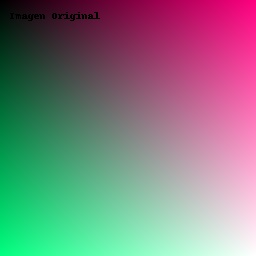
#> input picture original.jpg, 256 x 256 px
$ jupyter execute DCT.ipynb
#> lines starting #> are read from the running program, lines starting #| are printed output that depends on the picture
<a href="https://colab.research.google.com/github/AlvA-AlvA-01/compresion_jpg/blob/main/DCT.ipynb" target="_parent"></a>

[cell 1]
# === 1. Importamos las librerías necesarias ===
import numpy as np
import matplotlib.pyplot as plt
from PIL import Image
from scipy.fftpack import dct, idct

# === 2. Funciones para aplicar DCT e IDCT bidimensional ===
# La DCT bidimensional se aplica por filas y luego por columnas
def dct2(block):
    return dct(dct(block.T, norm='ortho').T, norm='ortho')

# La IDCT bidimensional reconstruye la imagen a partir de los coeficientes
def idct2(block):
    return idct(idct(block.T, norm='ortho').T, norm='ortho')

# === 3. Cargar la imagen original y convertirla a espacio YCbCr ===
# Este espacio separa la luminancia (Y) del color (Cb y Cr)
imagen = Image.open('original.jpg').convert('YCbCr')
#> imagen: PIL image 256x256 YCbCr; mean of channels 0, 1, 2 126.8, 127.5, 127.5
y, cb, cr = imagen.split()  # Extraemos cada componente
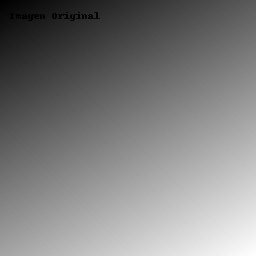
#> y: PIL image 256x256 L; min 0, max 255, mean 126.8
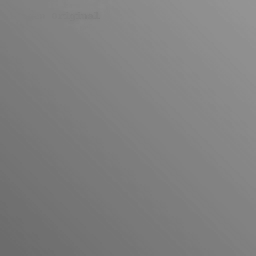
#> cb: PIL image 256x256 L; min 108, max 148, mean 127.5
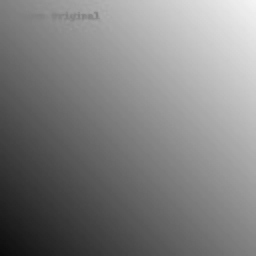
#> cr: PIL image 256x256 L; min 11, max 244, mean 127.5

# Convertimos el canal Y a un arreglo NumPy de tipo float
Y = np.array(y, dtype=float)

# === 4. Aplicar la DCT al canal Y ===
Y_dct = dct2(Y)
#> in dct2, `return dct(dct(block.T, norm='ortho').T, norm='ortho')`:
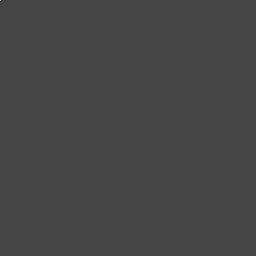
#> returned value: shape (256, 256) float64; min -12134.5, max 32469.4, mean 0.1; drawn with min black and max white

# === 5. Comprimir: truncar (eliminar) coeficientes de alta frecuencia ===
# Creamos una copia de los coeficientes
Y_dct_trunc = np.copy(Y_dct)

# Definimos cuántos coeficientes conservar: por ejemplo, el 50% superior izquierdo
rows, cols = Y_dct.shape
#> rows = 256; cols = 256
threshold_row = int(rows * 0.5)
#> threshold_row = 128
threshold_col = int(cols * 0.5)
#> threshold_col = 128

# Ponemos en cero las zonas de baja prioridad (alta frecuencia)
Y_dct_trunc[threshold_row:, :] = 0
Y_dct_trunc[:, threshold_col:] = 0

# === 6. Reconstruir la imagen con la IDCT ===
Y_recon = idct2(Y_dct_trunc)

# Aseguramos que los valores estén en el rango 0-255 para visualización
Y_recon = np.clip(Y_recon, 0, 255).astype(np.uint8)

# === 7. Mostrar resultados ===
# Mostramos la imagen original y la reconstruida (sólo luminancia Y)
plt.figure(figsize=(10, 5))

plt.subplot(1, 2, 1)
plt.imshow(Y, cmap='gray')
plt.title('Canal Y original')
plt.axis('off')

plt.subplot(1, 2, 2)
plt.imshow(Y_recon, cmap='gray')
plt.title('Canal Y comprimido (DCT truncada)')
plt.axis('off')

plt.suptitle('Compresión de imagen usando DCT en el canal Y', fontsize=14)
plt.tight_layout()
plt.show()

[cell 2]
import numpy as np
import matplotlib.pyplot as plt
from PIL import Image
from scipy.fftpack import dct, idct

# === Funciones auxiliares para DCT 2D e IDCT 2D ===
def dct2(block):
    return dct(dct(block.T, norm='ortho').T, norm='ortho')

def idct2(block):
    return idct(idct(block.T, norm='ortho').T, norm='ortho')

# === Paso 1: Cargar imagen y convertir a YCbCr ===
imagen = Image.open("original.jpg").convert('YCbCr')
y, cb, cr = imagen.split()

# Convertimos a matrices NumPy
Y = np.array(y, dtype=float)
Cb = np.array(cb)
Cr = np.array(cr)

# === Paso 2: Aplicar DCT solo al canal Y ===
Y_dct = dct2(Y)

# === Paso 3: Truncar los coeficientes de alta frecuencia ===
Y_dct_trunc = np.copy(Y_dct)
rows, cols = Y_dct.shape

# Retenemos solo el 50% superior izquierdo
thresh_row = int(rows * 0.5)
#> thresh_row = 128
thresh_col = int(cols * 0.5)
#> thresh_col = 128
Y_dct_trunc[thresh_row:, :] = 0
Y_dct_trunc[:, thresh_col:] = 0

# === Paso 4: Reconstruir el canal Y ===
Y_recon = idct2(Y_dct_trunc)
Y_recon = np.clip(Y_recon, 0, 255).astype(np.uint8)

# === Paso 5: Combinar Y comprimido con Cb y Cr originales ===
# Creamos nueva imagen en YCbCr
ycbcr_recon = Image.merge("YCbCr", (
    Image.fromarray(Y_recon),
    Image.fromarray(Cb),
    Image.fromarray(Cr)
))
#> ycbcr_recon: PIL image 256x256 YCbCr; mean of channels 0, 1, 2 126.3, 127.5, 127.5

# Convertimos a RGB para visualización
rgb_recon = ycbcr_recon.convert("RGB")

# === Paso 6: Mostrar imágenes ===
plt.figure(figsize=(10, 5))

# Imagen original
plt.subplot(1, 2, 1)
plt.imshow(Image.open("original.jpg"))
plt.title("Imagen original")
plt.axis('off')

# Imagen comprimida
plt.subplot(1, 2, 2)
plt.imshow(rgb_recon)
plt.title("Imagen comprimida (DCT canal Y)")
plt.axis('off')

plt.suptitle("Reconstrucción de imagen completa con DCT (canal Y)", fontsize=14)
plt.tight_layout()
plt.show()

[cell 3]
import numpy as np
import matplotlib.pyplot as plt
from PIL import Image
from scipy.fftpack import dct, idct

# --- Funciones auxiliares para DCT 2D por bloques ---
def dct2(block):
    return dct(dct(block.T, norm='ortho').T, norm='ortho')

def idct2(block):
    return idct(idct(block.T, norm='ortho').T, norm='ortho')

# --- Función para procesar imagen por bloques ---
def procesar_por_bloques(im, funcion, bloque=8):
#> called with bloque = 8
    h, w = im.shape
#> h = 256; w = 256
    salida = np.zeros_like(im)
    for i in range(0, h, bloque):
        for j in range(0, w, bloque):
            sub = im[i:i+bloque, j:j+bloque]
            salida[i:i+bloque, j:j+bloque] = funcion(sub)
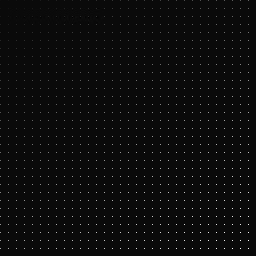
#> salida: shape (256, 256) float64; min -88.32, max 2009.5, mean 15.5; drawn with min black and max white
    return salida

# --- Paso 1: Cargar y convertir imagen ---
imagen = Image.open("original.jpg").convert("YCbCr")
Y, Cb, Cr = imagen.split()

# Convertimos a numpy arrays
Y = np.array(Y, dtype=float)
Cb = np.array(Cb)
Cr = np.array(Cr)

# --- Paso 2: Aplicar DCT por bloques al canal Y ---
Y_dct = procesar_por_bloques(Y, dct2)

# --- Paso 3: Truncar los coeficientes altos (como compresión) ---
def truncar_bloque(block, keep=4):
    bloque_trunc = np.zeros_like(block)
    for i in range(keep):
        for j in range(keep):
            bloque_trunc[i, j] = block[i, j]
    return bloque_trunc

Y_dct_trunc = procesar_por_bloques(Y_dct, lambda b: truncar_bloque(b, keep=4))

# --- Paso 4: IDCT por bloques para reconstrucción del canal Y ---
Y_reconstruido = procesar_por_bloques(Y_dct_trunc, idct2)
Y_reconstruido = np.clip(Y_reconstruido, 0, 255).astype(np.uint8)

# --- Paso 5: Reunir imagen y convertir a RGB ---
img_recon = Image.merge("YCbCr", (
    Image.fromarray(Y_reconstruido),
    Image.fromarray(Cb),
    Image.fromarray(Cr)
)).convert("RGB")

# --- Paso 6: Visualizar ---
plt.figure(figsize=(10, 5))

plt.subplot(1, 2, 1)
plt.imshow(Image.open("original.jpg"))
plt.title("Imagen original")
plt.axis("off")

plt.subplot(1, 2, 2)
plt.imshow(img_recon)
plt.title("Imagen comprimida (DCT bloques 8x8)")
plt.axis("off")

plt.suptitle("Compresión por bloques 8×8 usando DCT en canal Y", fontsize=14)
plt.tight_layout()
plt.show()

[cell 4]
import numpy as np
import matplotlib.pyplot as plt
import cv2
from scipy.fftpack import dct, idct

# Paso 1: Cargar la imagen original
img_rgb = cv2.imread("original.jpg")
img_rgb = cv2.cvtColor(img_rgb, cv2.COLOR_BGR2RGB)  # Convertir de BGR a RGB
#> img_rgb is the input picture: shape (256, 256, 3); mean R, G, B 127.2, 127.4, 127.2
img_ycc = cv2.cvtColor(img_rgb, cv2.COLOR_RGB2YCrCb).astype(np.float32)
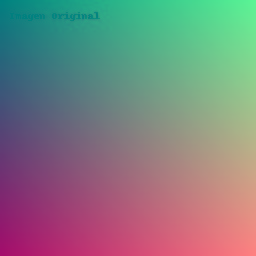
#> img_ycc: shape (256, 256, 3) float32; mean R, G, B 127.3, 127.9, 127.9

# Extraer el canal Y (luminancia)
Y = img_ycc[:, :, 0]

# Paso 2: Definir la DCT 2D e IDCT 2D (norma ortonormal)
def dct2(block):
    return dct(dct(block.T, norm='ortho').T, norm='ortho')

def idct2(block):
    return idct(idct(block.T, norm='ortho').T, norm='ortho')

# Paso 3: Aplicar DCT por bloques 8x8, cuantificación y reconstrucción
def compress_dct(Y, Q):
    h, w = Y.shape
#> h = 256; w = 256
    Y_dct = np.zeros_like(Y)
    Y_quant = np.zeros_like(Y)

    # Cuantificación simulada por bloques
    for i in range(0, h, 8):
        for j in range(0, w, 8):
            block = Y[i:i+8, j:j+8]
            dct_block = dct2(block)
            quant_block = np.round(dct_block / Q)
            Y_quant[i:i+8, j:j+8] = quant_block
    return Y_quant

def decompress_dct(Y_quant, Q):
    h, w = Y_quant.shape
#> h = 256; w = 256
    Y_reconstructed = np.zeros_like(Y_quant)

    for i in range(0, h, 8):
        for j in range(0, w, 8):
            block = Y_quant[i:i+8, j:j+8]
            idct_block = idct2(block * Q)
            Y_reconstructed[i:i+8, j:j+8] = idct_block
    return np.clip(Y_reconstructed, 0, 255)

# Matriz de cuantificación tipo JPEG (suave para evitar pérdidas fuertes)
Q = np.array([[16,11,10,16,24,40,51,61],
              [12,12,14,19,26,58,60,55],
              [14,13,16,24,40,57,69,56],
              [14,17,22,29,51,87,80,62],
              [18,22,37,56,68,109,103,77],
              [24,35,55,64,81,104,113,92],
              [49,64,78,87,103,121,120,101],
              [72,92,95,98,112,100,103,99]], dtype=np.float32)

# Paso 4: Compresión y reconstrucción del canal Y
Y_quant = compress_dct(Y, Q)
Y_rec = decompress_dct(Y_quant, Q)

# Paso 5: Calcular mapa de error absoluto y PSNR
error = np.abs(Y - Y_rec)
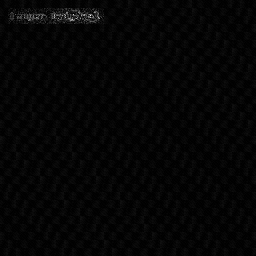
#> error: shape (256, 256) float32; min 0, max 34.66, mean 0.8; drawn with min black and max white
mse = np.mean((Y - Y_rec)**2)
#> mse = 1.68
psnr = 10 * np.log10(255**2 / mse)
#> psnr = 45.88

# Paso 6: Graficar mapa de error y su histograma
plt.figure(figsize=(12, 5))
plt.suptitle(f"Análisis del error de compresión - PSNR ≈ {psnr:.2f} dB", fontsize=14)

# Mapa de error
plt.subplot(1, 2, 1)
plt.imshow(error, cmap='hot')
plt.title("Mapa de error (|Y - Y_reconstruido|)")
plt.axis('off')

# Histograma de errores
plt.subplot(1, 2, 2)
plt.hist(error.flatten(), bins=50, color='blue', alpha=0.8)
plt.title("Histograma del error")
plt.xlabel("Magnitud del error")
plt.ylabel("Frecuencia")
plt.grid(True)

plt.tight_layout(rect=[0, 0, 1, 0.95])
plt.show()
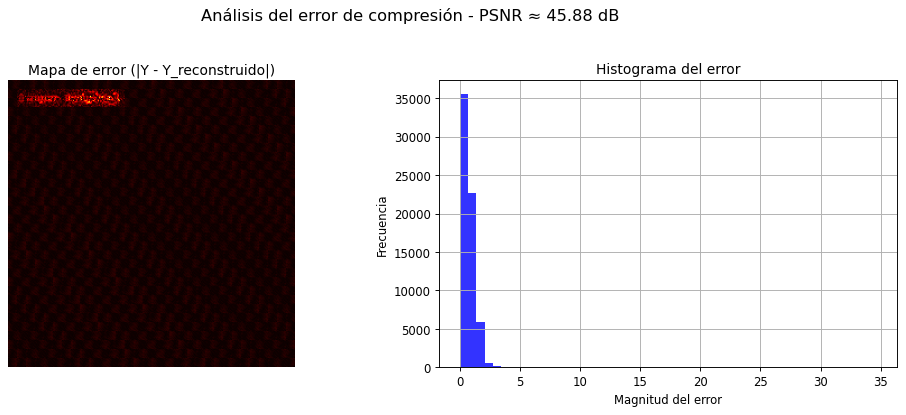
#> figure drawn by matplotlib, 2 panels; panel 2: tallest bar 35516 high, from x = 0 to 0.693
